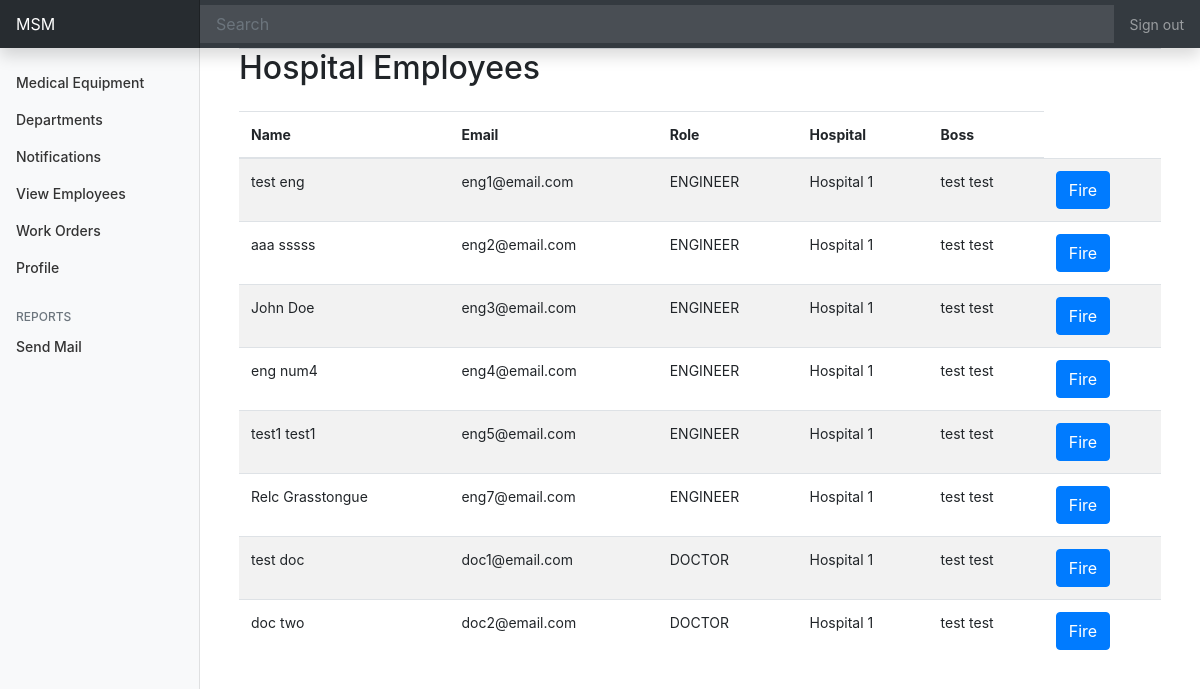
The app's page /workflow/list-employees/ (signed in), older data.
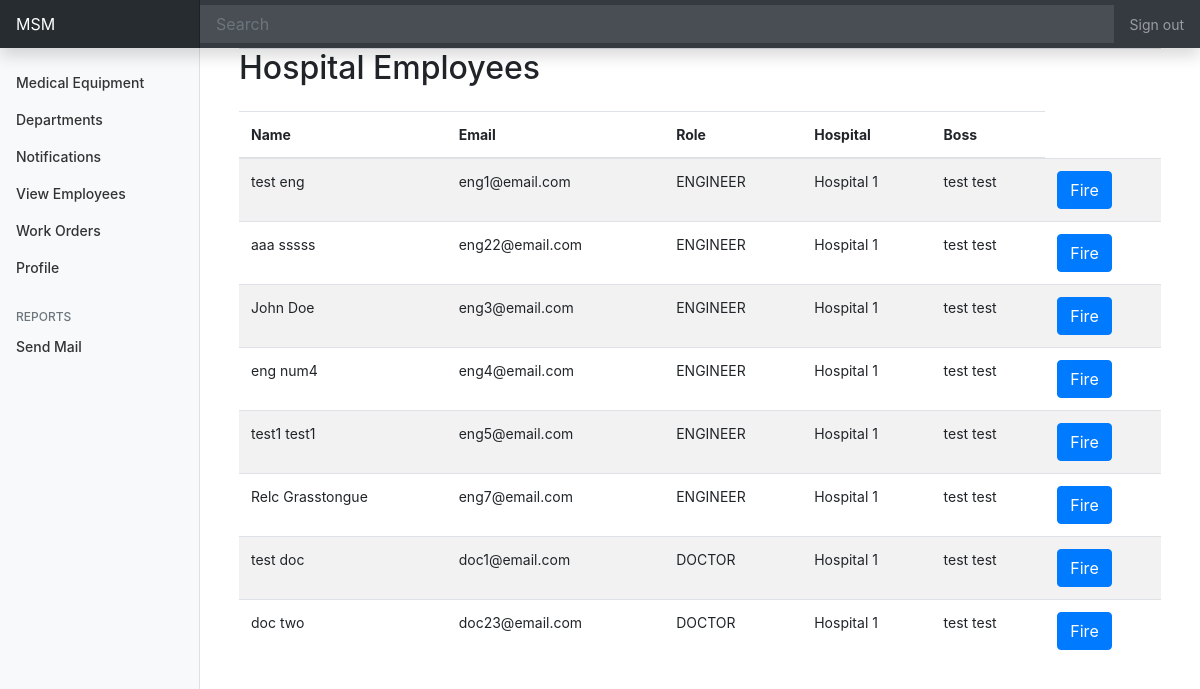
The same page, newer data.
### med/models.py (models this page shows, shortened)
class Engineer(User):
    is_approved = models.BooleanField(_("Approved"), default=False)
    current_hospital = models.ForeignKey(Hospital, null=True, on_delete=models.CASCADE) #should it be cascade?
    is_busy = models.BooleanField(_("Busy"), default=False)
    total_orders = models.IntegerField(_("Total Work Orders"), default=0)
    orders_done = models.IntegerField(_("Total Work Orders Done"), default=0)
    start_time = models.IntegerField(default=0)
    total_response_time = models.DurationField(_("Total_Response Time"), default=datetime.timedelta())
    average_response_time = models.DurationField(_("Average_Response Time"), default=datetime.timedelta())
    objects = EngineerManager()

class Doctor(User):
    is_approved = models.BooleanField(_("Approved"), default=False)
    current_hospital = models.ForeignKey(Hospital, null=True, on_delete=models.CASCADE) #should it be cascade?
    objects = DoctorManager()

class Hospital(models.Model):
    name = models.CharField(_("Hospital Name"), max_length = 225, unique=True)
    address = models.TextField(_("Hospital Address"), null=True)
    phone_num = models.IntegerField()
    manager = models.OneToOneField(User, null=True, on_delete=models.CASCADE)
    def __str__(self):
        return self.name

### authentication/models.py (models this page shows, shortened)
class User(AbstractUser):
    class Types(models.TextChoices):
        MANAGER = "MANAGER", "manager"
        ENGINEER = "ENGINEER", "engineer"
        DOCTOR = "DOCTOR", "doctor"
    email = models.EmailField(_('email address'), unique=True)
    type = models.CharField(_("Type"), max_length= 50, choices=Types.choices, default = Types.MANAGER)
    in_hospital = models.BooleanField(_("Currently registered in a hospital"), default=False)
    USERNAME_FIELD = 'email'
    REQUIRED_FIELDS = []
    objects = CustomUserManager()

### workflow/views.py (the view)
# urls.py: path('list-employees/', List_Employees.as_view(), name = 'list-employees'),
class List_Employees(LoginRequiredMixin, ListView):
    model = User
    template_name ='workflow/list_employees.html'
    def get_queryset(self):
        current_man = Manager.objects.get(id = self.request.user.id)
        engs = current_man.hospital.engineer_set.all()
        docs = current_man.hospital.doctor_set.all()
        object_list = [eng for eng in engs]
        object_list += [doc for doc in docs]
        return object_list

### med/models.py (called while the page is built)
    def get_queryset(self, *args, **kwargs):
        return super().get_queryset(*args, **kwargs).filter(type=User.Types.MANAGER)

    def get_queryset(self, *args, **kwargs):
        return super().get_queryset(*args, **kwargs).filter(type=User.Types.ENGINEER)

    def get_queryset(self, *args, **kwargs):
        return super().get_queryset(*args, **kwargs).filter(type=User.Types.DOCTOR)

### workflow/templates/workflow/list_employees.html
{% extends "dashboard/base.html" %}
{% load crispy_forms_tags %}
{% block content%}
    <div class="container">
      <h2 class="border-top mb-4">Hospital Employees</h2>
        <table class="table table-striped table-hover">
            <thead>
              <tr>
                <th scope="col">Name</th>
                <th scope="col">Email</th>
                <th scope="col">Role</th>
                <th scope="col">Hospital</th>
                <th scope="col">Boss</th>
              </tr>
            </thead>
            <tbody>
                {% for emp in object_list %}
              <tr>
                <td>{{ emp.first_name }} {{emp.last_name}}</td>
                <td>{{ emp.email }}</td>
                <td>{{ emp.type }}</td>
                <td>{{ emp.current_hospital }}</td>
                <td>{{emp.current_hospital.manager.first_name}} {{emp.current_hospital.manager.last_name}}</td>
                <td><a href="#"><button class='btn btn-primary'>Fire</button></a></td>
              </tr>
              {% endfor %}
            </tbody>
          </table>
    </div>
{% endblock %}

Row changes from the older to the newer data that the page shows:
changed through a linked row, Engineer "aaa": email "eng2@email.com" → "eng22@email.com"
changed through a linked row, Doctor "two": email "doc2@email.com" → "doc23@email.com"
